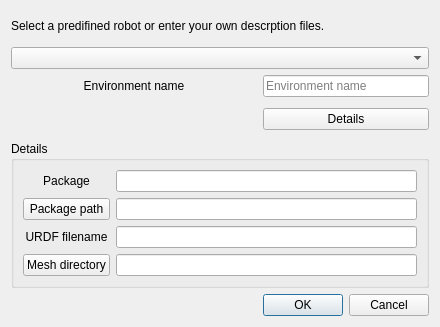
<?xml version="1.0" encoding="UTF-8"?>
<ui version="4.0">
 <class>DialogLoadEnvironment</class>
 <widget class="QDialog" name="DialogLoadEnvironment">
  <property name="geometry">
   <rect>
    <x>0</x>
    <y>0</y>
    <width>440</width>
    <height>327</height>
   </rect>
  </property>
  <property name="windowTitle">
   <string>Dialog</string>
  </property>
  <layout class="QGridLayout" name="gridLayout">
   <item row="8" column="1">
    <widget class="QDialogButtonBox" name="buttonBox">
     <property name="orientation">
      <enum>Qt::Horizontal</enum>
     </property>
     <property name="standardButtons">
      <set>QDialogButtonBox::Cancel|QDialogButtonBox::Ok</set>
     </property>
    </widget>
   </item>
   <item row="2" column="1">
    <widget class="QLineEdit" name="envName">
     <property name="placeholderText">
      <string>Environment name</string>
     </property>
    </widget>
   </item>
   <item row="6" column="1">
    <widget class="QPushButton" name="pushButton_details">
     <property name="text">
      <string>Details</string>
     </property>
     <property name="checkable">
      <bool>true</bool>
     </property>
     <property name="checked">
      <bool>false</bool>
     </property>
    </widget>
   </item>
   <item row="2" column="0">
    <widget class="QLabel" name="label">
     <property name="text">
      <string>Environment name</string>
     </property>
     <property name="alignment">
      <set>Qt::AlignCenter</set>
     </property>
    </widget>
   </item>
   <item row="1" column="0" colspan="2">
    <widget class="QComboBox" name="comboBox_defs"/>
   </item>
   <item row="0" column="0" colspan="2">
    <widget class="QLabel" name="label_2">
     <property name="text">
      <string>Select a predifined robot or enter your own descrption files.</string>
     </property>
     <property name="wordWrap">
      <bool>true</bool>
     </property>
    </widget>
   </item>
   <item row="6" column="0">
    <spacer name="horizontalSpacer">
     <property name="orientation">
      <enum>Qt::Horizontal</enum>
     </property>
     <property name="sizeHint" stdset="0">
      <size>
       <width>250</width>
       <height>32</height>
      </size>
     </property>
    </spacer>
   </item>
   <item row="7" column="0" colspan="2">
    <widget class="QGroupBox" name="groupBox_details">
     <property name="enabled">
      <bool>true</bool>
     </property>
     <property name="title">
      <string>Details</string>
     </property>
     <layout class="QGridLayout" name="gridLayout_2">
      <item row="4" column="1">
       <widget class="QLineEdit" name="urdfFilename"/>
      </item>
      <item row="1" column="1">
       <widget class="QLineEdit" name="packageName"/>
      </item>
      <item row="3" column="1">
       <widget class="QLineEdit" name="packagePath"/>
      </item>
      <item row="1" column="0">
       <widget class="QLabel" name="label_4">
        <property name="text">
         <string>Package</string>
        </property>
        <property name="alignment">
         <set>Qt::AlignCenter</set>
        </property>
       </widget>
      </item>
      <item row="4" column="0">
       <widget class="QLabel" name="label_5">
        <property name="text">
         <string>URDF filename</string>
        </property>
        <property name="alignment">
         <set>Qt::AlignCenter</set>
        </property>
       </widget>
      </item>
      <item row="6" column="1">
       <widget class="QLineEdit" name="meshDirectory"/>
      </item>
      <item row="3" column="0">
       <widget class="QPushButton" name="pushButton_package">
        <property name="text">
         <string>Package path</string>
        </property>
       </widget>
      </item>
      <item row="6" column="0">
       <widget class="QPushButton" name="pushButton_mesh">
        <property name="text">
         <string>Mesh directory</string>
        </property>
       </widget>
      </item>
     </layout>
    </widget>
   </item>
  </layout>
 </widget>
 <resources/>
 <connections>
  <connection>
   <sender>buttonBox</sender>
   <signal>accepted()</signal>
   <receiver>DialogLoadEnvironment</receiver>
   <slot>accept()</slot>
   <hints>
    <hint type="sourcelabel">
     <x>248</x>
     <y>254</y>
    </hint>
    <hint type="destinationlabel">
     <x>157</x>
     <y>274</y>
    </hint>
   </hints>
  </connection>
  <connection>
   <sender>buttonBox</sender>
   <signal>rejected()</signal>
   <receiver>DialogLoadEnvironment</receiver>
   <slot>reject()</slot>
   <hints>
    <hint type="sourcelabel">
     <x>316</x>
     <y>260</y>
    </hint>
    <hint type="destinationlabel">
     <x>286</x>
     <y>274</y>
    </hint>
   </hints>
  </connection>
  <connection>
   <sender>pushButton_details</sender>
   <signal>toggled(bool)</signal>
   <receiver>groupBox_details</receiver>
   <slot>setVisible(bool)</slot>
   <hints>
    <hint type="sourcelabel">
     <x>347</x>
     <y>134</y>
    </hint>
    <hint type="destinationlabel">
     <x>219</x>
     <y>262</y>
    </hint>
   </hints>
  </connection>
  <connection>
   <sender>pushButton_package</sender>
   <signal>clicked()</signal>
   <receiver>DialogLoadEnvironment</receiver>
   <slot>packagePathSelect()</slot>
   <hints>
    <hint type="sourcelabel">
     <x>68</x>
     <y>194</y>
    </hint>
    <hint type="destinationlabel">
     <x>219</x>
     <y>163</y>
    </hint>
   </hints>
  </connection>
  <connection>
   <sender>pushButton_mesh</sender>
   <signal>clicked()</signal>
   <receiver>DialogLoadEnvironment</receiver>
   <slot>meshSelect()</slot>
   <hints>
    <hint type="sourcelabel">
     <x>68</x>
     <y>255</y>
    </hint>
    <hint type="destinationlabel">
     <x>219</x>
     <y>163</y>
    </hint>
   </hints>
  </connection>
  <connection>
   <sender>comboBox_defs</sender>
   <signal>currentIndexChanged(int)</signal>
   <receiver>DialogLoadEnvironment</receiver>
   <slot>envSelect(int)</slot>
   <hints>
    <hint type="sourcelabel">
     <x>219</x>
     <y>40</y>
    </hint>
    <hint type="destinationlabel">
     <x>219</x>
     <y>163</y>
    </hint>
   </hints>
  </connection>
 </connections>
 <slots>
  <slot>envSelect(int)</slot>
  <slot>packagePathSelect()</slot>
  <slot>meshSelect()</slot>
 </slots>
</ui>
